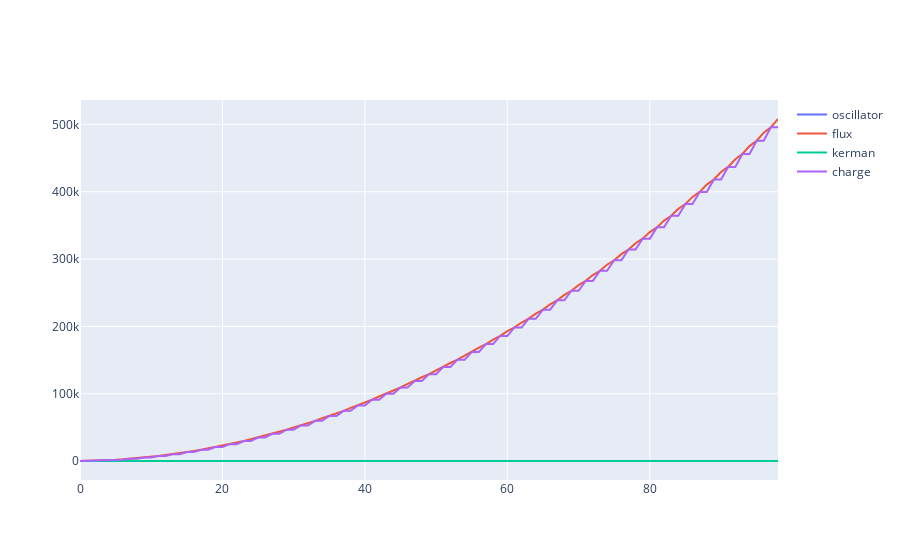

Here is the notebook cell this chart was saved with:
### Code cell
oscillator = circuit.circuitEnergy(H_LC=circuit.oscillatorHamiltonianLC(),exclude=True)
fluxed = circuit.circuitEnergy(H_LC=circuit.fluxHamiltonianLC(),exclude=True)
charged = circuit.circuitEnergy(H_LC=circuit.chargeHamiltonianLC(),exclude=True)
circuit.basis = {'O':[100],'I':[],'J':[]}
kerman = circuit.circuitEnergy(H_LC=circuit.kermanHamiltonianLC(),exclude=True)
utils.plotCompare(numpy.arange(len(oscillator)),{'oscillator':oscillator,'flux':fluxed,'kerman':kerman,'charge':charged})
